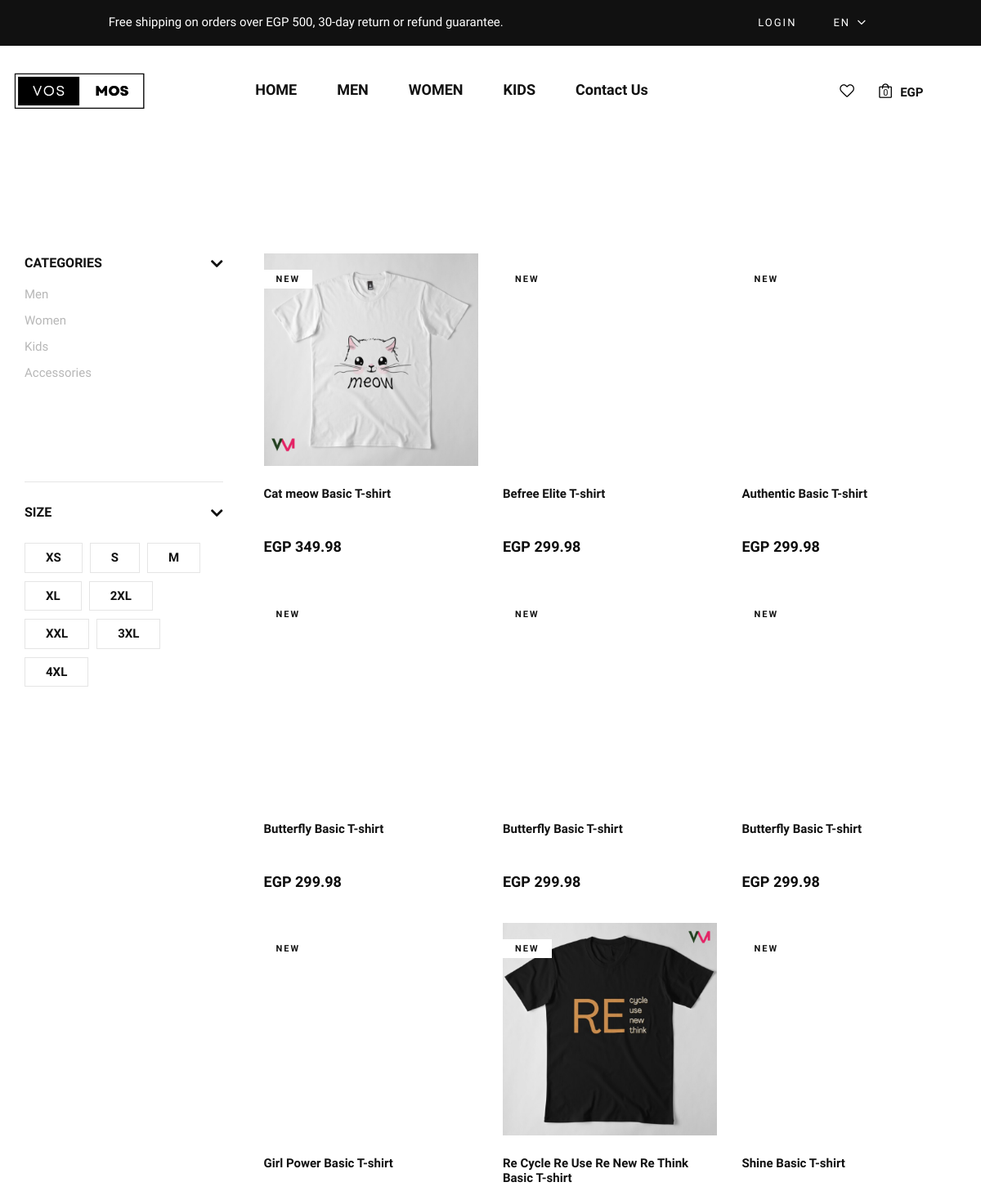
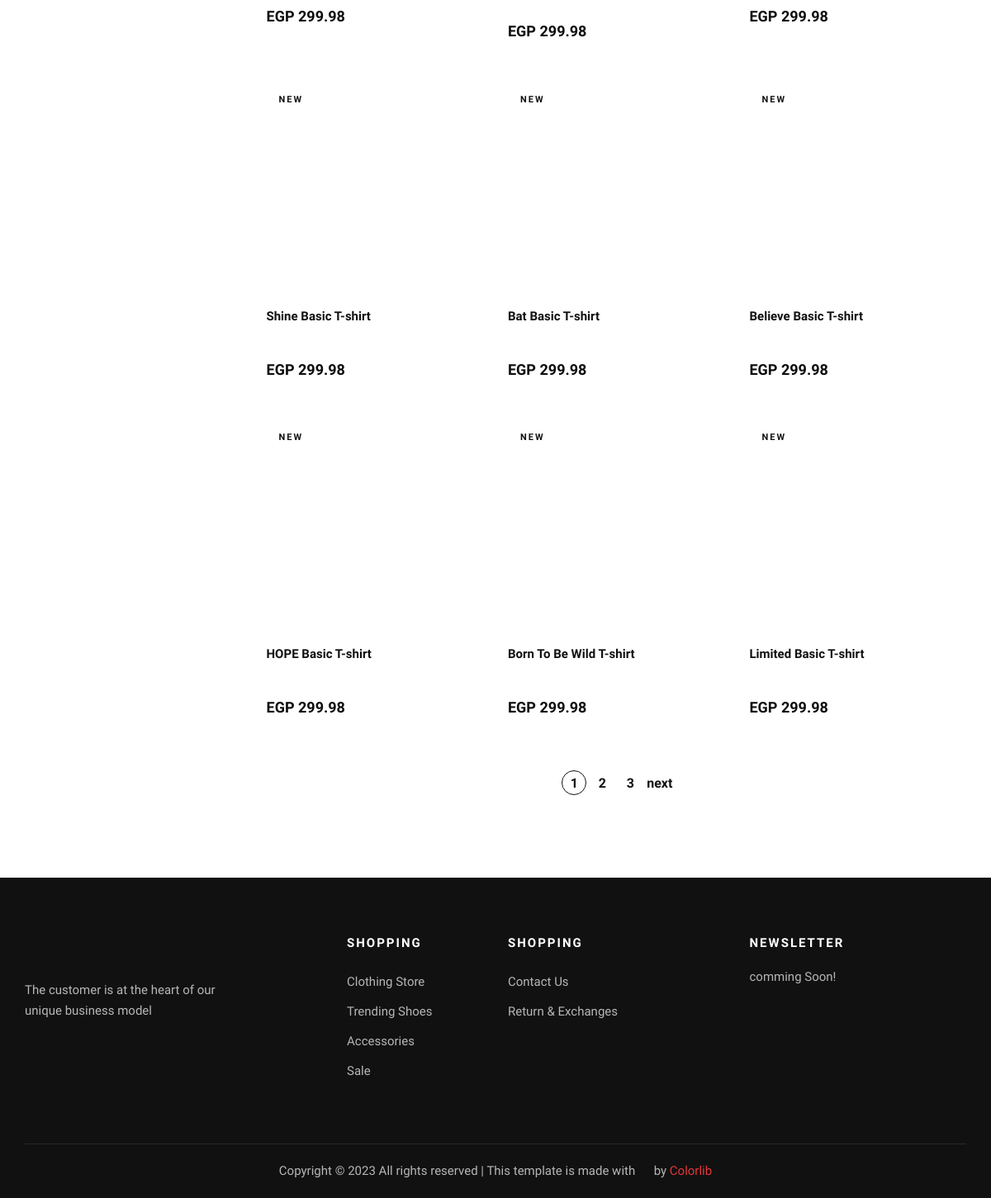
/products/, run on an earlier commit of the app's database (2 pictures, top to bottom).
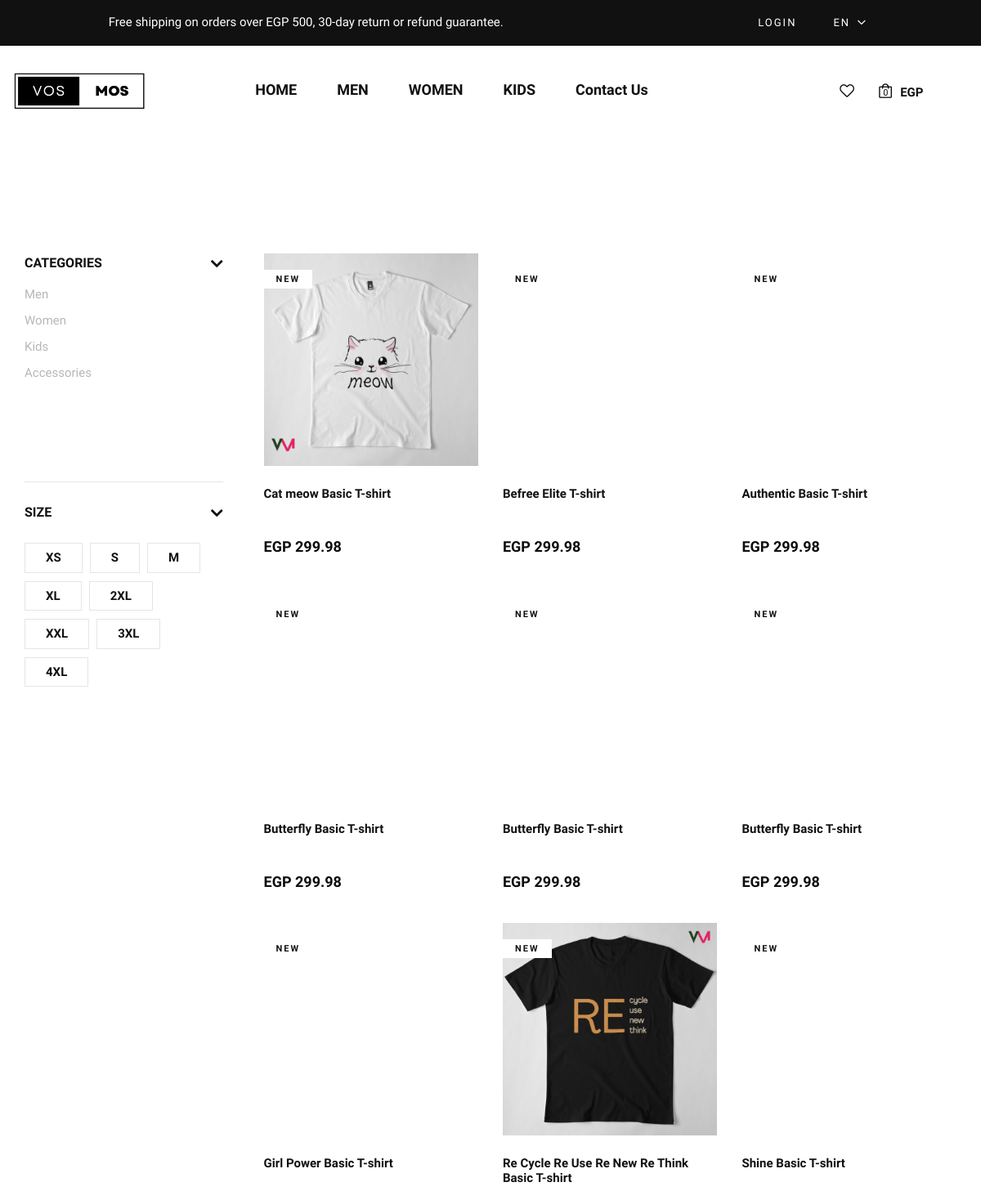
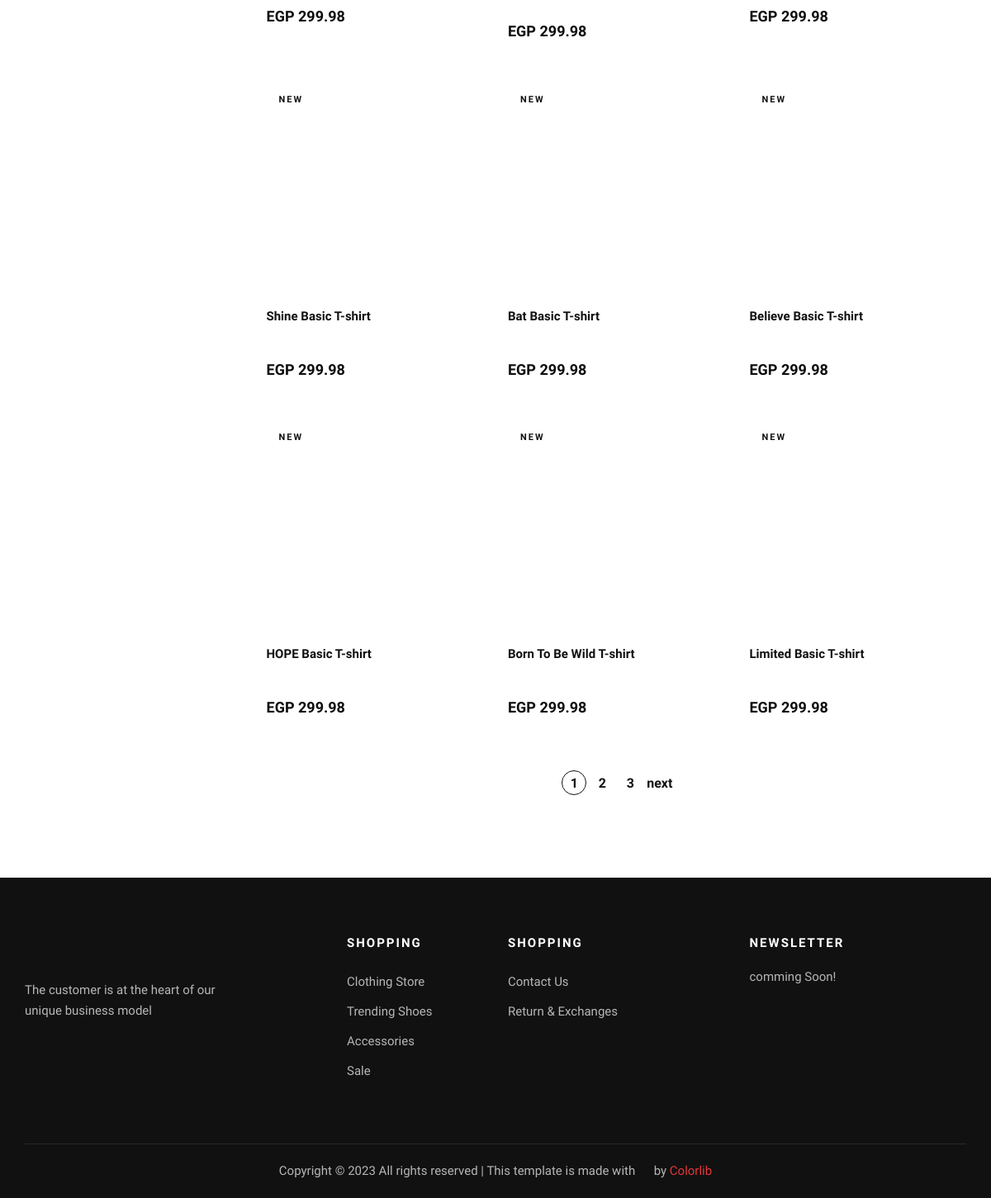
And on a later commit of the database (2 pictures, top to bottom).
### frontend/models.py (models this page shows)
class Product(models.Model):
    CATEGORY_CHOICES = (
        ('M', 'Men'),
        ('W', 'Women'),
        ('K', 'Kids'),
        ('A', 'Accessories'),
    )
    SUB_CATEGORY_CHOICES = (
    ('S', 'Shirt'),
    ('SW', 'Sport wear'),
    ('OW', 'Outwear')
    )
    LABEL_CHOICES = (
        ('NEW', 'primary'),
        ('BEST Seller', 'secondary'),
        ('N', '')
    )
    product_id = models.AutoField
    id = models.AutoField(primary_key=True, auto_created=True)
    product_name = models.CharField(max_length=50)
    category = models.ManyToManyField('Category', through='ProductCategory')
    label = models.CharField(choices=LABEL_CHOICES, max_length=11, default="")
    subcategory = models.CharField(choices= SUB_CATEGORY_CHOICES ,max_length=50, default="")
    price = models.FloatField(default=0)
    discount_price = models.FloatField(default=0)
    pub_date = models.DateField()
    image = models.ImageField(upload_to="static", default="", blank=True, null=True)
    material = models.CharField(max_length=50, default="Coton 100%")
    description = models.TextField(default="Are you looking for a t shirt that is comfortable, stylish and affordable? Look no further than our new collection of t shirts, designed to suit any occasion and personality. Whether you want to express your creativity, show your support for a cause, or simply enjoy a casual day out, we have the perfect t shirt for you. Our t shirts are made from high-quality cotton, which is soft, breathable and durable. They come in a variety of colors, sizes and designs, so you can find the one that matches your style and mood.  Our t shirts are easy to wash and care for, and they will not fade or shrink over time. They are also eco-friendly and ethically produced, so you can wear them with confidence and pride. Order your t shirt today and enjoy free shipping for orders over EGP 500. You will love how you look and feel in our t shirts, and so will everyone else. Don't miss this opportunity to get the best t shirt ever.")
    path = models.CharField(max_length=50, default="")
    def get_absolute_url(self):
        return f"/product_detail/{self.id}/"

### frontend/views.py (the view)
# urls.py: path('products/', views.show_products, name='show_products'),
def show_products(request, category=None, subcategory=None):
    products = Product.objects.all()
    if category:
        categories = category.split(';')
        products = products.filter(Q(category__name__in=categories))
    if subcategory:
        products = products.filter(subcategory=subcategory)
    paginator = Paginator(products, 15) # Show 15 products per page
    page_number = request.GET.get('page')
    page_obj = paginator.get_page(page_number)
    context = {'page_obj': page_obj, 'categories': Product.CATEGORY_CHOICES}
    return render(request, 'products.html', context)

### frontend/templates/products.html (shortened to what this page needs)
{% extends "layout.html" %}
{% load static %}
{% block body %}
    <section class="shop spad">
        <div class="container">
            <div class="row">
                 <div class="col-lg-3">
                        <div id="filters" class="collapse">
                        <div class="shop__sidebar">
                            <div class="shop__sidebar__accordion">
                                <div class="accordion" id="accordionExample">
                                    <div class="card">
                                        <div class="card-heading">
                                            <a data-toggle="collapse" data-target="#collapseOne">Categories</a>
                                        </div>
                                        <div id="collapseOne" class="collapse show" data-parent="#accordionExample">
                                            <div class="card-body">
                                                <div class="shop__sidebar__categories">
                                                    <ul class="nice-scroll">
                                                        {% for category, label in categories %}
                                                        <li><a href="{% url 'show_products' category %}">{{ label }}</a></li>
                                                        {% endfor %}
                                                    </ul>
                                                </div>
                                            </div>
                                        </div>
                                    </div>
                                    <div class="card">
                                        <div class="card-heading">
                                            <a data-toggle="collapse" data-target="#collapseFour">Size</a>
                                        </div>
                                        <div id="collapseFour" class="collapse show" data-parent="#accordionExample">
                                            <div class="card-body">
                                                <div class="shop__sidebar__size">
                                                    <label for="xs">xs
                                                    </label>
                                                    <label for="sm">s
                                                    </label>
                                                    <label for="md">m
                                                    </label>
                                                    <label for="xl">xl
                                                    </label>
                                                    <label for="2xl">2xl
                                                    </label>
                                                    <label for="xxl">xxl
                                                    </label>
                                                    <label for="3xl">3xl
                                                    </label>
                                                    <label for="4xl">4xl
                                                    </label>
                                                </div>
                                            </div>
                                        </div>
                                    </div>
                                </div>
                            </div>
                        </div>
                    </div>
                </div>
                <div class="col-lg-9">
                    <div class="row">
                        {% for product in page_obj %}
                            <div class="col-lg-4 col-md-6 col-sm-6 col-6">
                                    <div class="product__item" data-size="{{ product.size }}" data-price="{{ product.price }}">
                                        <div class="product__item__pic set-bg" data-setbg="{% static product.path %}"
                                            onclick="window.location.href='{{ product.get_absolute_url }}'">
                                            {% if product.label != 'N' %}
                                            <span class="label">{{ product.label }}</span>
                                            {% endif %}
                                        </div>
                                        <div class="product__item__text">
                                            <h6>{{ product.product_name }}</h6>
                                            <div class="rating">
                                                <i class="fa fa-star-o"></i>
                                                <i class="fa fa-star-o"></i>
                                                <i class="fa fa-star-o"></i>
                                                <i class="fa fa-star-o"></i>
                                                <i class="fa fa-star-o"></i>
                                            </div>
                                            <h5>EGP {{ product.price|floatformat:2 }}</h5>
                                        </div>
                                    </div>
                            </div>
                                  {% endfor %}
                    </div>
                    <div class="row">
                        <div class="col-lg-12">
                            <div class="product__pagination">
                                {% for i in page_obj.paginator.page_range %}
                                    {% if page_obj.number == i %}
                                        <a class="active" href="?page={{ i }}">{{ i }}</a>
                                    {% else %}
                                        <a href="?page={{ i }}">{{ i }}</a>
                                    {% endif %}
                                {% endfor %}
                                {% if page_obj.has_next %}
                                    <a href="?page={{ page_obj.next_page_number }}">next</a>
                                {% endif %}
                            </div>
                        </div>
                    </div>
                </div>
            </div>
        </div>
    </section>
{% endblock %}

What changed in the data, as far as the page shows it:
removed Product: label "NEW", product_name "Cat meow Basic T-shirt", price "349.98"
added Product: label "NEW", product_name "Cat meow Basic T-shirt", price "299.98"
